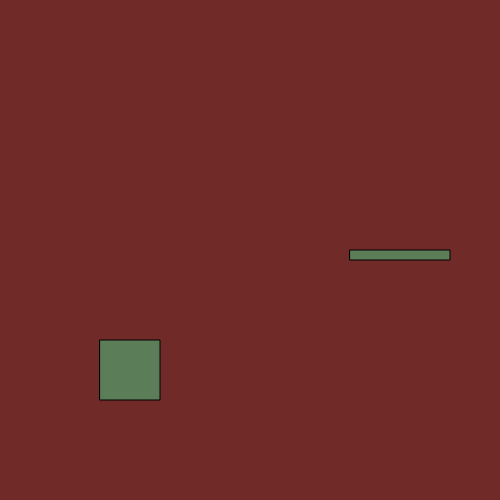
Frame 1 (no input)
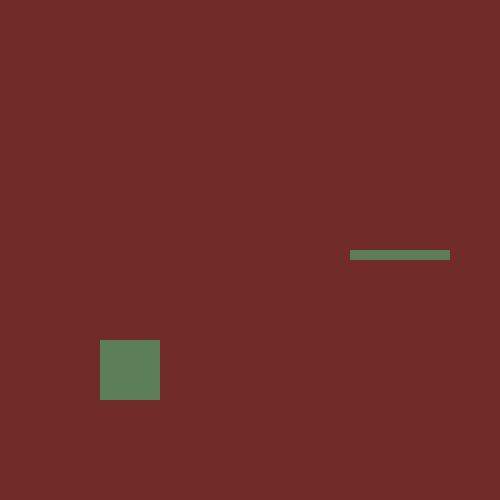
Frame 60 (no input)
Frame 120 (the mouse pressed at the canvas centre since frame 60): identical to frame 60, image omitted

The p5.js sketch that drew these frames (run headless with seeded random() and noise() and a simulated clock; from frame 60 on, the mouse is pressed at the canvas centre):

// p5.js sketch
// ── sketch.js
let character;
let blocks = [];
let checkGreen = true;
function setup() {
  createCanvas(500, 500);
  character = new Character();
  blocks[0] = new Block(250, 350, 100, 10);
  blocks[1] = new Block(350, 250, 100, 10);
  blocks[2] = new Block(240, 150, 100, 10);
}

function draw() {
  if (checkGreen == false) {
    background(91, 125, 88);
    for (let i = 0; i < blocks.length; i = i + 2) {
      let b = blocks[i];
      fill(112, 42, 40);
      b.show();
      character.collisions1(blocks);
    }
  } else if (checkGreen == true) {
    background(112, 42, 40);
    for (let i = 1; i < blocks.length; i = i + 2) {
      let b = blocks[i];
      fill(91, 125, 88);
      b.show();
      character.collisions2(blocks);
    }
  }

  character.show();
  character.upDown();
  character.move();
  //character.collisions1(blocks);

  noStroke();
  line(0, height - 100, width, height - 60);
}

function keyPressed() {
  for (let i = 0; i < blocks.length; i++) {
    let b = blocks[i];
    if (key == " ") {
      character.jump();
    }
  }
  if (key == " ") {
    checkGreen = !checkGreen;
  }
}

class Block {
  constructor(bx, by, bw, bh) {
    this.bx = bx;
    this.by = by;
    this.bw = bw;
    this.bh = bh;
  }

  show() {
    rect(this.bx, this.by, this.bw, this.bh);
  }
}

class Character {
  constructor() {
    this.r = 60;
    this.x = width * 0.2;
    this.y = height * 0.8 - this.r;
    this.vy = 0;
    this.gravity = 1.6;
    this.minHeight = height - 100 - this.r;
  }
  jump() {
    if (this.y > this.minHeight - 100) {
      this.vy = -20;
    }
  }
  upDown() {
    this.y += this.vy;
    this.vy += this.gravity;
    this.y = constrain(this.y, 0, this.minHeight);
  }
  move() {
    if (this.x + this.r < 0) {
      this.x = width;
    } else if (this.x > width) {
      this.x = 0 - this.r;
    }
    if (keyIsPressed === true && keyCode === LEFT_ARROW) {
      this.x = this.x - 5; //move left
    } else if (keyIsPressed === true && keyCode === RIGHT_ARROW) {
      this.x = this.x + 5; //move right
    }
  }
  collisions1(objects) {
    let count = 0;
    for (let i = 0; i < objects.length; i = i + 2) {
      let b = objects[i];
      if (
        this.x > b.bx - this.r &&
        this.x < b.bx + b.bw &&
        this.y <= b.by - this.r
      ) {
        // on block
        // great!
        this.minHeight = b.by - this.r;
        count++;
      }
    }
    if (count == 0) {
      this.minHeight = height - 100 - this.r;
    }
  }
  collisions2(objects) {
    let count = 0;
    for (let i = 1; i < objects.length; i = i + 2) {
      let b = objects[i];
      if (
        this.x > b.bx - this.r &&
        this.x < b.bx + b.bw &&
        this.y <= b.by - this.r
      ) {
        // on block
        // great!
        this.minHeight = b.by - this.r;
        count++;
      }
    }
    if (count == 0) {
      this.minHeight = height - 100 - this.r;
    }
  }
  show() {
    rect(this.x, this.y, this.r, this.r);
  }
}
